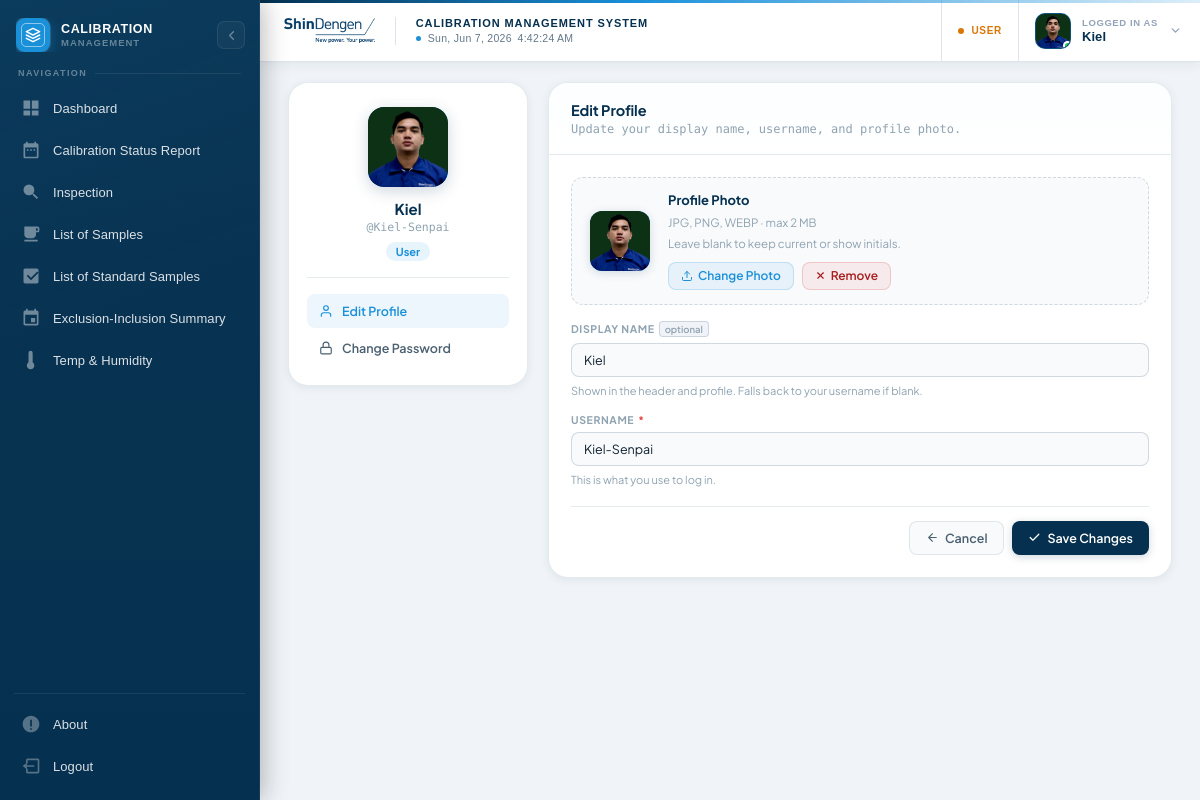
/profile.php (signed in), run on the app's committed database.
### tables this page shows
CREATE TABLE users (
  id INTEGER PRIMARY KEY AUTOINCREMENT,
  username TEXT NOT NULL UNIQUE,
  password TEXT NOT NULL,
  role TEXT NOT NULL DEFAULT 'user'
, created_at DATETIME DEFAULT NULL, display_name TEXT DEFAULT NULL, avatar TEXT DEFAULT NULL, last_seen DATETIME DEFAULT NULL, session_token TEXT DEFAULT NULL);

### profile.php (the view, shortened to what this page needs)
<?php
include 'db.php';
try { $pdo->exec("ALTER TABLE users ADD COLUMN display_name TEXT DEFAULT NULL"); } catch(Exception $e){}
try { $pdo->exec("ALTER TABLE users ADD COLUMN avatar TEXT DEFAULT NULL"); } catch(Exception $e){}
$userId = (int)$_SESSION['user_id'];
$stmt = $pdo->prepare("SELECT id, username, display_name, role, avatar FROM users WHERE id = ?");
$stmt->execute([$userId]);
$user = $stmt->fetch(PDO::FETCH_ASSOC);
$section    = $_GET['section'] ?? 'profile';
$displayName = !empty($user['display_name']) ? $user['display_name'] : '';
$hasPhoto    = !empty($user['avatar']) && file_exists($user['avatar']);
$initial     = strtoupper(substr($displayName ?: $user['username'], 0, 1));
$roleLabel   = ucwords(str_replace('_', ' ', $user['role'] ?? 'user'));
?>
<!DOCTYPE html>
<html lang="en">
<head>
<link rel="stylesheet" href="assets/css/sidebar.css">
<link rel="stylesheet" href="assets/css/header.css">
<link rel="stylesheet" href="assets/css/main.css">
</head>
<body>
<?php include 'includes/sidebar.php'; ?>
<div class="main-content">
    <?php include 'includes/header.php'; ?>
    <div class="profile-layout">
        <div>
            <div class="card">
                <div class="profile-summary-card">
                    <div class="ps-avatar">
                        <?php if ($hasPhoto): ?>
                            <img src="<?= htmlspecialchars($user['avatar']) ?>" alt="">
                        <?php else: ?>
                            <?= htmlspecialchars($initial) ?>
                        <?php endif; ?>
                    </div>
                    <div class="ps-name"><?= htmlspecialchars($displayName ?: $user['username']) ?></div>
                    <div class="ps-username">@<?= htmlspecialchars($user['username']) ?></div>
                    <span class="ps-role-badge <?= htmlspecialchars($user['role']) ?>"><?= htmlspecialchars($roleLabel) ?></span>
                    <div class="ps-divider"></div>
                    <nav class="profile-sidenav">
                        <a href="profile.php?section=profile" class="psnav-item <?= $section === 'profile' ? 'active' : '' ?>">
                            <svg viewBox="0 0 24 24"><path d="M20 21v-2a4 4 0 00-4-4H8a4 4 0 00-4 4v2"/><circle cx="12" cy="7" r="4"/></svg>
                            Edit Profile
                        </a>
                        <a href="profile.php?section=password" class="psnav-item <?= $section === 'password' ? 'active' : '' ?>">
                            <svg viewBox="0 0 24 24"><rect x="3" y="11" width="18" height="11" rx="2"/><path d="M7 11V7a5 5 0 0110 0v4"/></svg>
                            Change Password
                        </a>
                    </nav>
                </div>
            </div>
        </div>
        <div>
            <?php if ($section === 'profile'): ?>
            <div class="card">
                <div class="card-header">
                    <h2>Edit Profile</h2>
                    <p>Update your display name, username, and profile photo.</p>
                </div>
                <div class="card-body">
                    <form method="POST" enctype="multipart/form-data">
                        <div class="form-grid">
                            <div class="avatar-uploader">
                                <div class="av-preview" id="avPreview">
                                    <?php if ($hasPhoto): ?>
                                        <img src="<?= htmlspecialchars($user['avatar']) ?>" alt="" id="avImg">
                                    <?php else: ?>
                                        <span id="avInitial"><?= htmlspecialchars($initial) ?></span>
                                    <?php endif; ?>
                                </div>
                                <div class="av-info">
                                    <strong>Profile Photo</strong>
                                    <span>JPG, PNG, WEBP &middot; max 2 MB<br>Leave blank to keep current or show initials.</span>
                                    <div class="av-btns">
                                        <label class="av-upload-btn" for="avInput">
                                            <svg viewBox="0 0 24 24"><path d="M21 15v4a2 2 0 01-2 2H5a2 2 0 01-2-2v-4"/><polyline points="17 8 12 3 7 8"/><line x1="12" y1="3" x2="12" y2="15"/></svg>
                                            Change Photo
                                        </label>
                                        <button type="button" class="av-remove-btn <?= $hasPhoto ? 'visible' : '' ?>" id="avRemoveBtn" onclick="removeAvatar()">
                                            <svg viewBox="0 0 24 24"><line x1="18" y1="6" x2="6" y2="18"/><line x1="6" y1="6" x2="18" y2="18"/></svg>
                                            Remove
                                        </button>
                                    </div>
                                </div>
                            </div>
                            <div class="form-group span-full">
                                <label>Display Name <span class="optional-tag">optional</span></label>
                                <input type="text" name="display_name" id="dispNameInput"
                                       value="<?= htmlspecialchars($displayName) ?>"
                                       placeholder="Your full name, e.g. John Doe" autocomplete="off">
                                <span class="field-hint">Shown in the header and profile. Falls back to your username if blank.</span>
                            </div>
                            <div class="form-group span-full">
                                <label>Username <span class="required-star">*</span></label>
                                <input type="text" name="username"
                                       value="<?= htmlspecialchars($user['username']) ?>"
                                       placeholder="Login username" required autocomplete="off">
                                <span class="field-hint">This is what you use to log in.</span>
                            </div>
                            <div class="form-actions">
                                <a href="dashboard.php" class="btn btn-muted">
                                    <svg width="13" height="13" viewBox="0 0 24 24" fill="none" stroke="currentColor" stroke-width="2" stroke-linecap="round" stroke-linejoin="round"><path d="M19 12H5M12 19l-7-7 7-7"/></svg>
                                    Cancel
                                </a>
                                <button type="submit" class="btn btn-primary">
                                    <svg width="13" height="13" viewBox="0 0 24 24" fill="none" stroke="currentColor" stroke-width="2.2" stroke-linecap="round" stroke-linejoin="round"><polyline points="20 6 9 17 4 12"/></svg>
                                    Save Changes
                                </button>
                            </div>
                        </div>
                    </form>
                </div>
            </div>
            <?php endif; ?>
        </div>
    </div>
</div>
</body>
</html>

### includes/header.php (shortened to what this page needs)
<?php
$_hUser = null;
if (isset($_SESSION['user_id'])) {
    try {
        $hStmt = $pdo->prepare("SELECT username, display_name, avatar FROM users WHERE id = ?");
        $hStmt->execute([$_SESSION['user_id']]);
        $_hUser = $hStmt->fetch(PDO::FETCH_ASSOC);
    } catch (Exception $e) {  }
}
$_hUsername    = $_hUser['username']     ?? ($_SESSION['username'] ?? 'User');
$_hDisplayName = !empty($_hUser['display_name']) ? $_hUser['display_name'] : $_hUsername;
$_hAvatar      = $_hUser['avatar']       ?? null;
$_hInitial     = strtoupper(substr($_hDisplayName, 0, 1));
$_hHasPhoto    = $_hAvatar && file_exists($_hAvatar);
$_hRole        = $_SESSION['role'] ?? 'user';
$_hRoleLabel   = ucwords(str_replace('_', ' ', $_hRole));
?>
<div class="header" id="header">
    <div class="header-left">
        <img src="images/shindengen-logo.png" alt="Shindengen logo" class="header-logo">
        <div class="header-identity">
            <span class="header-sys-title">Calibration Management System</span>
            <div class="header-clock-wrap" aria-label="Current date and time">
                <span class="header-clock-dot" aria-hidden="true"></span>
                <time id="headerClock" class="header-clock" aria-live="off"></time>
            </div>
        </div>
    </div>
    <div class="header-right">
        <div class="header-role-tag" data-role="<?= htmlspecialchars($_hRole) ?>" aria-label="Current role: <?= htmlspecialchars($_hRoleLabel) ?>">
            <span class="header-role-dot" aria-hidden="true"></span>
            <span class="header-role-label"><?= htmlspecialchars($_hRoleLabel) ?></span>
        </div>
        <div class="header-user"
             id="headerUserBtn"
             role="button"
             tabindex="0"
             aria-expanded="false"
             aria-haspopup="menu"
             aria-controls="headerDropdown">
            <div class="header-user-avatar" id="headerAvatar">
                <?php if ($_hHasPhoto): ?>
                    <img src="<?= htmlspecialchars($_hAvatar) ?>" alt="<?= htmlspecialchars($_hDisplayName) ?>'s avatar">
                <?php else: ?>
                    <?= htmlspecialchars($_hInitial) ?>
                <?php endif; ?>
                <span class="header-avatar-ring" aria-label="Online" title="Online"></span>
            </div>
            <div class="header-user-meta">
                <span class="header-user-label">Logged in as</span>
                <span class="header-user-name"><?= htmlspecialchars($_hDisplayName) ?></span>
            </div>
            <svg class="header-chevron" id="headerChevron" viewBox="0 0 24 24" fill="none"
                 stroke="currentColor" stroke-width="2.5" stroke-linecap="round" stroke-linejoin="round"
                 aria-hidden="true">
                <polyline points="6 9 12 15 18 9"/>
            </svg>
        </div>
    </div>
</div>

### assets/css/sidebar.css (style rules this page uses)
:root { --sidebar-width: 260px; --sidebar-collapsed-width: 68px; --sb-width: 260px; --sb-mini: 68px; --sb-bg: #05304f; --sb-accent: #1a90d9; --sb-accent-dim: rgba(26, 144, 217, 0.14); --sb-text: rgba(255, 255, 255, 0.85); --sb-muted: rgba(255, 255, 255, 0.38); --sb-hover: rgba(255, 255, 255, 0.07); --sb-divider: rgba(255, 255, 255, 0.08); --sb-dur: 0.22s; --sb-ease: cubic-bezier(0.4, 0, 0.2, 1); }

### assets/css/header.css (style rules this page uses)
:root { --header-height: 62px; --header-bg: #ffffff; --header-border: #dde4ec; --header-accent: #1a90d9; --header-deep: #05304f; }
.header { position: fixed; top: 0; left: var(--sidebar-width, 260px); right: 0; height: var(--header-height); display: flex; justify-content: space-between; align-items: stretch; box-sizing: border-box; z-index: 100; transition: left 0.22s cubic-bezier(0.4, 0, 0.2, 1); background: var(--header-bg); border-bottom: 1.5px solid var(--header-border); box-shadow: 0 2px 12px rgba(5, 48, 79, 0.07); overflow: visible; }
.header::before { content: ''; position: absolute; top: 0; left: 0; right: 0; height: 2.5px; background: linear-gradient(to right, var(--header-deep) 0%, var(--header-accent) 40%, rgba(26,144,217,0.15) 100%); z-index: 1; }
.header-left { display: flex; align-items: center; padding-left: 24px; gap: 0; flex: 1; min-width: 0; }
.header-logo { height: 26px; object-fit: contain; object-position: left center; display: block; flex-shrink: 0; filter: saturate(0.9); }
.header-identity { display: flex; flex-direction: column; gap: 4px; min-width: 0; justify-content: center; }
.header-sys-title { font-size: 11px; font-weight: 700; color: var(--header-deep); letter-spacing: 0.9px; text-transform: uppercase; white-space: nowrap; overflow: hidden; text-overflow: ellipsis; line-height: 1; }
.header-clock-wrap { display: flex; align-items: center; gap: 7px; }
.header-clock-dot { width: 5px; height: 5px; border-radius: 50%; background: var(--header-accent); flex-shrink: 0; animation: hdDot 3s ease-in-out infinite; }
.header-clock { font-size: 10.5px; font-weight: 500; color: #64788a; font-family: 'DM Mono', 'Courier New', monospace; letter-spacing: 0.3px; white-space: nowrap; line-height: 1; font-variant-numeric: tabular-nums; }
.header-right { display: flex; align-items: stretch; flex-shrink: 0; position: relative; }
.header-role-tag { display: flex; align-items: center; padding: 0 16px; border-left: 1px solid var(--header-border); gap: 7px; }
.header-role-dot { width: 6px; height: 6px; border-radius: 50%; flex-shrink: 0; }
.header-role-label { font-size: 10px; font-weight: 700; letter-spacing: 0.7px; text-transform: uppercase; white-space: nowrap; }
.header-role-tag[data-role="user"] .header-role-dot { background: #d97706; }
.header-role-tag[data-role="user"] .header-role-label { color: #d97706; }
.header-user { display: flex; align-items: center; gap: 11px; padding: 0 18px 0 16px; cursor: pointer; user-select: none; border-left: 1px solid var(--header-border); transition: background 0.14s ease; position: relative; outline: none; }
.header-user-avatar { position: relative; width: 36px; height: 36px; border-radius: 10px; background: var(--header-deep); color: #fff; font-size: 14px; font-weight: 700; display: flex; align-items: center; justify-content: center; flex-shrink: 0; font-family: 'DM Sans', sans-serif; border: 1.5px solid rgba(26, 144, 217, 0.35); overflow: hidden; transition: border-color 0.14s ease; }
.header-user-avatar img { width: 100%; height: 100%; object-fit: cover; border-radius: 8px; display: block; }
.header-avatar-ring { position: absolute; bottom: -2px; right: -2px; width: 9px; height: 9px; border-radius: 50%; background: #22c55e; border: 2px solid #fff; z-index: 1; }
.header-user-meta { display: flex; flex-direction: column; align-items: flex-start; gap: 2px; line-height: 1; min-width: 0; }
.header-user-label { font-size: 9.5px; font-weight: 600; color: #94a3b8; text-transform: uppercase; letter-spacing: 0.6px; white-space: nowrap; }
.header-user-name { font-size: 13px; font-weight: 700; color: var(--header-deep); white-space: nowrap; max-width: 150px; overflow: hidden; text-overflow: ellipsis; letter-spacing: 0.05px; }
.header-chevron { width: 13px; height: 13px; color: #94a3b8; flex-shrink: 0; transition: transform 0.18s ease, color 0.14s ease; }
.header, .header *, .header-dropdown, .header-dropdown * { font-family: 'DM Sans', sans-serif; }

### data on the page
users: avatar (picture), display_name "Kiel", username "Kiel-Senpai", role "User"

### other printed values
$_hRoleLabel "USER"
